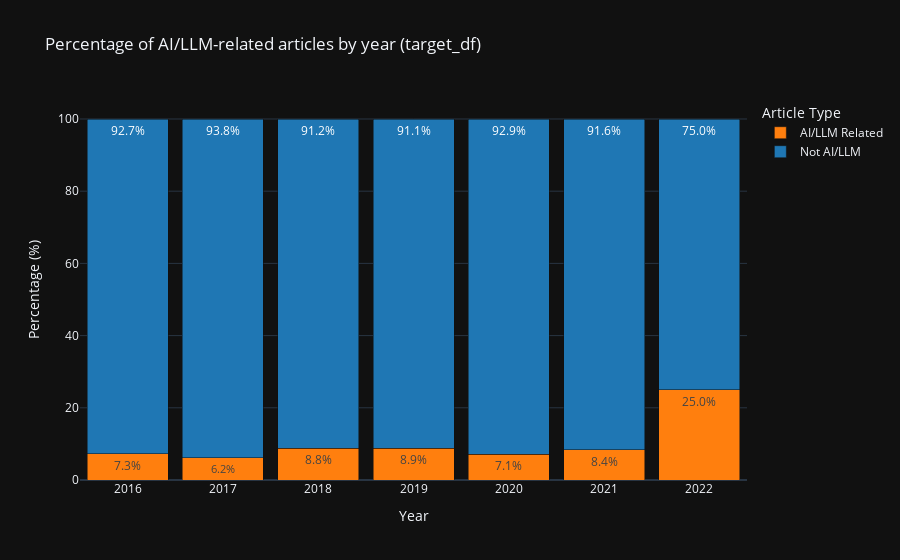
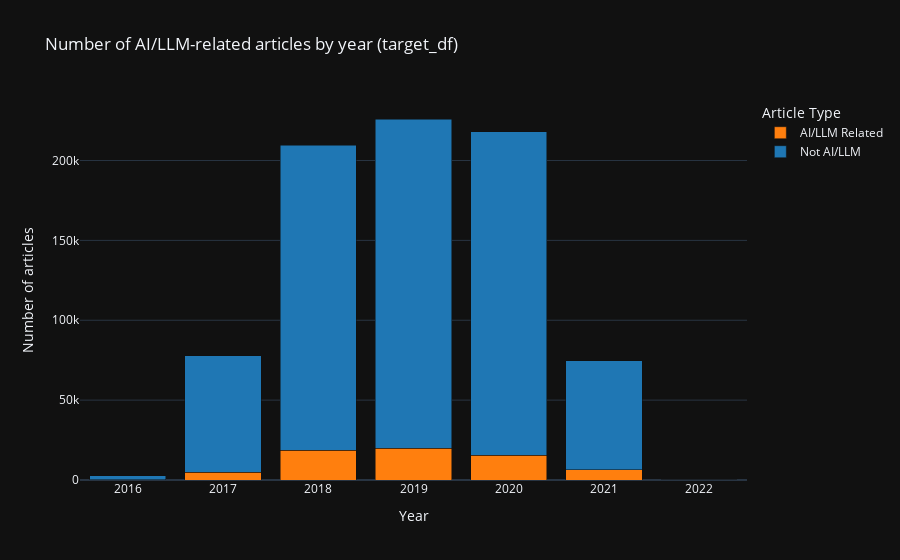

Source (notebook cell) for these figures, in order:
### Code cell
# Use the target DataFrame: target_df
df_plot = df.copy()

# Convert published_date to datetime and extract year
df_plot["published_date"] = pd.to_datetime(df_plot["published_date"])
df_plot["year"] = df_plot["published_date"].dt.year

# Drop invalid years (if any)
df_plot = df_plot.dropna(subset=["year"])
df_plot["year"] = df_plot["year"].astype(int)

# Create a readable label for is_ai_llm (assuming it's boolean, 0/1, or similar)
df_plot["category"] = df_plot["is_ai_llm"].apply(
    lambda x: "AI/LLM Related" if x else "Not AI/LLM"
)

# Counts by year and category
counts = (
    df_plot.groupby(["year", "category"])
    .size()
    .reset_index(name="n_articles")
)

# Total articles per year
year_totals = counts.groupby("year")["n_articles"].sum().reset_index(name="total_per_year")

# Merge and calculate percentage
counts = counts.merge(year_totals, on="year")
counts["percentage"] = (counts["n_articles"] / counts["total_per_year"]) * 100

# Plot 1: Percentage of AI/LLM articles by year (stacked bar, sums to 100%)
fig_pct = px.bar(
    counts,
    x="year",
    y="percentage",
    color="category",
    title="Percentage of AI/LLM-related articles by year (target_df)",
    labels={
        "percentage": "Percentage of articles (%)",
        "year": "Year",
        "category": "Article Type"
    },
    barmode="stack",
    color_discrete_sequence=["#ff7f0e", "#1f77b4"]  # Orange for AI, blue for non-AI
)

fig_pct.update_traces(texttemplate="%{y:.1f}%", textposition="inside")
fig_pct.update_layout(
    yaxis_title="Percentage (%)",
    xaxis_title="Year",
    legend_title="Article Type",
    xaxis={"type": "category"},
    bargap=0.15
)

fig_pct.show()
fig_pct.write_html(os.path.join(OUT_DIR, "04_ai_llm_percentage_by_year.html"))

# Plot 2: Absolute number of articles by year (stacked bar)
fig_count = px.bar(
    counts,
    x="year",
    y="n_articles",
    color="category",
    title="Number of AI/LLM-related articles by year (target_df)",
    labels={
        "n_articles": "Number of articles",
        "year": "Year",
        "category": "Article Type"
    },
    barmode="stack",
    color_discrete_sequence=["#ff7f0e", "#1f77b4"]
)

fig_count.update_layout(
    yaxis_title="Number of articles",
    xaxis_title="Year",
    legend_title="Article Type",
    xaxis={"type": "category"}
)

fig_count.show()
fig_count.write_html(os.path.join(OUT_DIR, "05_ai_llm_counts_by_year.html"))

### Figure 1 — Plotly figure (JSON) as saved in the notebook; plotly's stock layout.template omitted (floating-point values rounded to 4 significant figures)
{"data": [{"hovertemplate": "Article Type=AI/LLM Related<br>Year=%{x}<br>Percentage of articles (%)=%{y}<extra></extra>", "legendgroup": "AI/LLM Related", "marker": {"color": "#ff7f0e", "pattern": {"shape": ""}}, "name": "AI/LLM Related", "orientation": "v", "showlegend": true, "textposition": "inside", "x": [2016, 2017, 2018, 2019, 2020, 2021, 2022], "xaxis": "x", "y": [7.277, 6.163, 8.83, 8.853, 7.14, 8.428, 25.0], "yaxis": "y", "type": "bar", "texttemplate": "%{y:.1f}%"}, {"hovertemplate": "Article Type=Not AI/LLM<br>Year=%{x}<br>Percentage of articles (%)=%{y}<extra></extra>", "legendgroup": "Not AI/LLM", "marker": {"color": "#1f77b4", "pattern": {"shape": ""}}, "name": "Not AI/LLM", "orientation": "v", "showlegend": true, "textposition": "inside", "x": [2016, 2017, 2018, 2019, 2020, 2021, 2022], "xaxis": "x", "y": [92.72, 93.84, 91.17, 91.15, 92.86, 91.57, 75.0], "yaxis": "y", "type": "bar", "texttemplate": "%{y:.1f}%"}], "layout": {"xaxis": {"anchor": "y", "domain": [0.0, 1.0], "title": {"text": "Year"}, "type": "category"}, "yaxis": {"anchor": "x", "domain": [0.0, 1.0], "title": {"text": "Percentage (%)"}}, "legend": {"title": {"text": "Article Type"}, "tracegroupgap": 0}, "title": {"text": "Percentage of AI/LLM-related articles by year (target_df)"}, "barmode": "stack", "bargap": 0.15}}

### Figure 2 — Plotly figure (JSON) as saved in the notebook; plotly's stock layout.template omitted (floating-point values rounded to 4 significant figures)
{"data": [{"hovertemplate": "Article Type=AI/LLM Related<br>Year=%{x}<br>Number of articles=%{y}<extra></extra>", "legendgroup": "AI/LLM Related", "marker": {"color": "#ff7f0e", "pattern": {"shape": ""}}, "name": "AI/LLM Related", "orientation": "v", "showlegend": true, "textposition": "auto", "x": [2016, 2017, 2018, 2019, 2020, 2021, 2022], "xaxis": "x", "y": [202, 4797, 18509, 20008, 15564, 6292, 2], "yaxis": "y", "type": "bar"}, {"hovertemplate": "Article Type=Not AI/LLM<br>Year=%{x}<br>Number of articles=%{y}<extra></extra>", "legendgroup": "Not AI/LLM", "marker": {"color": "#1f77b4", "pattern": {"shape": ""}}, "name": "Not AI/LLM", "orientation": "v", "showlegend": true, "textposition": "auto", "x": [2016, 2017, 2018, 2019, 2020, 2021, 2022], "xaxis": "x", "y": [2574, 73044, 191112, 205990, 202423, 68367, 6], "yaxis": "y", "type": "bar"}], "layout": {"xaxis": {"anchor": "y", "domain": [0.0, 1.0], "title": {"text": "Year"}, "type": "category"}, "yaxis": {"anchor": "x", "domain": [0.0, 1.0], "title": {"text": "Number of articles"}}, "legend": {"title": {"text": "Article Type"}, "tracegroupgap": 0}, "title": {"text": "Number of AI/LLM-related articles by year (target_df)"}, "barmode": "stack"}}
